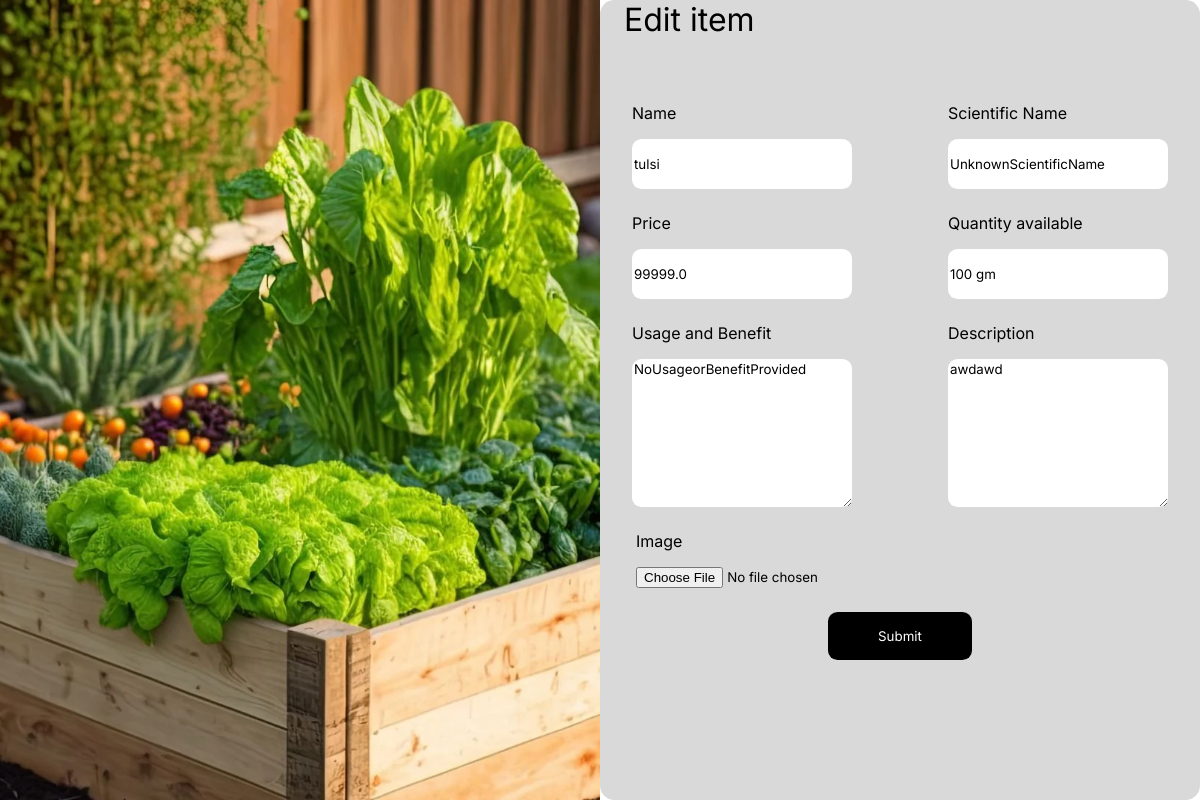
The page /3/edit/ (signed in) on the database its author committed.
### item/models.py (models this page shows, shortened)
class Item(models.Model):
    category = models.ForeignKey(Category, related_name='items', on_delete=models.CASCADE)
    name = models.CharField(max_length=255)
    scientific_name = models.CharField(max_length=255, default='')
    description = models.TextField(blank=True, null=True)
    usage_and_benefits = models.TextField(default='', blank=False, null=False)
    price = models.CharField(max_length=255)
    quantity_available = models.CharField(max_length=255)
    image = models.ImageField(upload_to='item_images', blank=True, null=True)
    is_sold = models.BooleanField(default=False)
    created_by = models.ForeignKey(User, related_name='items', on_delete=models.CASCADE)
    created_at = models.DateTimeField(auto_now_add=True)
    discount = models.DecimalField(max_digits=5, decimal_places=2, default=0)  # New field for discount
    discounted_price = models.DecimalField(max_digits=10, decimal_places=2, null=True, blank=True)

### item/views.py (the view)
# urls.py: path('<int:pk>/edit/', views.edit, name='edit'),
@login_required
def edit(request, pk):
    item = get_object_or_404(Item, pk= pk, created_by=request.user)
    if request.method == 'POST':
        form = EditItemForm(request.POST, request.FILES, instance=item)
        if form.is_valid():
            form.save()
            return redirect('item:detail', pk=item.id)
    else:
        form = EditItemForm(instance=item)
    return render(request, 'item/form.html', {
        'form': form,
        'title': 'Edit item',
    })

### item/templates/item/form.html (shortened to what this page needs)
{% load static %}
<!DOCTYPE html>
<html lang="en">
  <head>
    <link rel="stylesheet" href="{% static 'form.css' %}" />
  </head>
  <body>
    <div class="parent_div">
    <div class="image_section">
        <img src="{% static './item/images/Herb.webp'%}">
    </div>
      <div class="form_parent">
        <div class="item_text">
          <span>{{title}}</span>
        </div>
        <div class="form_body">
          <form
            method="POST"
            action="."
            enctype="multipart/form-data"
            class="item_form"
          >
            <div class="first_row">
              <div class="name_field">
                <span>Name</span>
                {{form.name}}
              </div>
              <div class="sname_field">
                <span>Scientific Name</span>
                {{form.scientific_name}}
              </div>
            </div>
            <div class="second_row">
              <div class="price_field">
                <span>Price</span>
                {{form.price}}
              </div>
              <div class="quantity_field">
                <span>Quantity available</span>
                {{form.quantity_available}}
              </div>
            </div>
            <div class="third_row">
              <div class="usage_field">
                <span>Usage and Benefit</span>
                {{form.usage_and_benefits}}
              </div>
              <div class="description_field">
                <span>Description</span>
                {{form.description}}
              </div>
            </div>
            <div class="fourth_row">
              <div class="image_field">
                <span>Image</span>
                {{form.image}}
              </div>
            </div>
            <div class="submit_btn">
              <button>Submit</button>
            </div>
          </form>
        </div>
      </div>
    </div>
  </body>
</html>

### item/static/form.css (style rules this page uses)
* { margin: 0; font-family: Inter,sans-serif; }
.parent_div { display: grid; grid-template-columns: 1fr 1fr; justify-content: flex-end; height: 100vh; }
.item_text { font-size: 2rem; margin-left: 2vmax; }
.image_section { display: flex; height: 100% ; }
.image_section img { object-fit: cover; height: 100%; width: 100%; }
.form_parent { background-color: #D9D9D9; display: flex; flex-wrap: wrap; flex-flow: column wrap; border-radius: 0.9rem; gap: 5vmin; }
.item_form { display: flex; flex-flow: column wrap; width: 100%; gap:3vmin; }
.first_row { display: flex; flex-flow: row wrap; gap: 8vmax; justify-content: center; }
.first_row .name_field { display: flex; flex-flow: column wrap; gap: 2vmin; }
.name_input { border-radius: 0.6rem; width: 18vmax; height: 6vmin; border: none; }
.first_row .sname_field { display: flex; flex-flow: column wrap; gap: 2vmin; }
.second_row { display: flex; flex-flow: row wrap; gap: 8vmax; justify-content: center; }
.second_row .price_field { display: flex; flex-flow: column wrap; gap: 2vmin; }
.price_input { border-radius: 0.6rem; width: 18vmax; height: 6vmin; border: none; }
.second_row .quantity_field { display: flex; flex-flow: column wrap; gap: 2vmin; }
.quantity_input { border-radius: 0.6rem; width: 18vmax; height: 6vmin; border: none; }
.third_row { display: flex; flex-flow: row wrap; gap: 8vmax; justify-content: center; }
.third_row .usage_field { display: flex; flex-flow: column wrap; gap: 2vmin; }
.usage_input { border-radius: 0.6rem; width: 18vmax; height: 18vmin; border: none; }
.third_row .description_field { display: flex; flex-flow: column wrap; gap: 2vmin; }
.description_input { border-radius: 0.6rem; width: 18vmax; height: 18vmin; border: none; }
.fourth_row { display: flex; flex-flow: row wrap; gap: 8vmax; justify-content: flex-start; }
.fourth_row .image_field { display: flex; flex-flow: column wrap; gap: 2vmin; margin-left: 3vmax; }
.submit_btn { display: flex; flex-flow: row wrap; gap: 8vmax; justify-content: center; }
.submit_btn button { color: white; background-color: black; border-radius: 0.6rem; width: 12vmax; height: 6vmin; border: none; cursor: pointer; }

### rows shown on the page
Item: name "tulsi", scientific_name "UnknownScientificName", price "99999.0", quantity_available "100 gm", usage_and_benefits "NoUsageorBenefitProvided", description "awdawd"

### other values the page prints
{{ title }} "Edit item"
